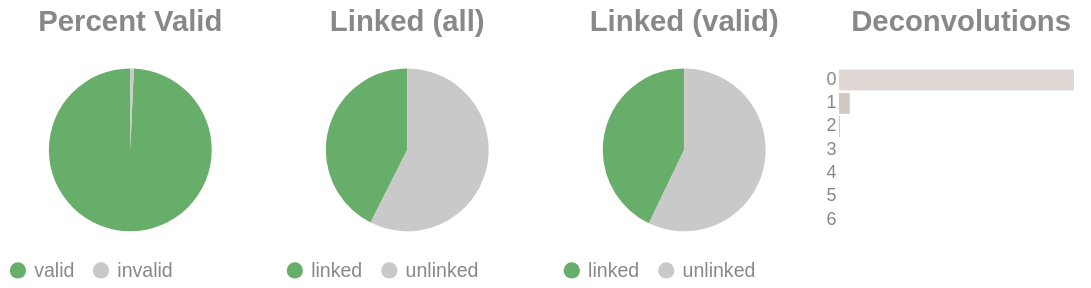

Notebook cell for this chart:
### Code cell
if SKIPLR:
    pass
else:
    clash = Counter()
    for i in valids['molecule'].to_list():
        _mol = i.split("-")
        if len(_mol) == 1:
            clash.update('0')
        else:
            clash.update(_mol[-1])

    _d = {"deconvolutions": [], 'count': []}
    for k,v in clash.items():
        _d['deconvolutions'].append(k)
        _d['count'].append(v)

    tot_valid = valids['reads'].sum()
    mask = valids['reads'] >= 2
    n_linked_reads = valids.filter(mask)['reads'].sum()
    if n_linked_reads == 0:
        print_html("No linked molecules (>=2 reads) were detected; skipping linked-only distributions.")
        SKIPLR = True
    else:
        perc_valid = round(tot_valid / n_reads, 4)
        linked_perc_abs = round(n_linked_reads / n_reads, 4)
        linked_perc = round(n_linked_reads / tot_valid, 4)

    _valid = pl.DataFrame({"valids": ['valid', 'invalid'], "count": [tot_valid, n_reads - tot_valid]})
    _linked_abs = pl.DataFrame({"linked (absolute)": ['linked', 'unlinked'], "count": [n_linked_reads, n_reads - n_linked_reads]})
    _linked_rel = pl.DataFrame({"linked (valids)": ['linked', 'unlinked'], "count": [n_linked_reads, tot_valid - n_linked_reads]})

    (
        alt.hconcat(
            piechart(_valid, goodval = 'valid', title = "Percent Valid"),
            piechart(_linked_abs, goodval = "linked", title =  "Linked (all)"),
            piechart(_linked_rel, goodval = "linked", title =  "Linked (valid)"),
            convolutionbar(pl.DataFrame(_d), title = "Deconvolutions"),
            center = True,
            bounds = 'flush'
        )
        .resolve_scale(color='independent')
        .resolve_legend('independent')
        .properties(usermeta={'embedOptions': {"actions": False}})
    ).display()

### Figure 1 — Vega-Lite specification as saved in the notebook (floating-point values rounded to 4 significant figures)
{"width": "container", "height": 400, "config": {"title": {"anchor": "start", "dy": -15, "fontSize": 18, "color": "#888888", "subtitleColor": "#888888", "subtitleFontSize": 14}, "arc": {"fill": "#0072B2"}, "axis": {"domainColor": "#888888", "domainWidth": 0.5, "gridWidth": 0.2, "grid": false, "titleFontWeight": 400, "titleFontSize": 15, "labelFontSize": 11, "labelColor": "#888888", "tickColor": "#888888", "tickWidth": 0.2, "titleColor": "#888888"}, "axisBand": {"grid": false}, "axisX": {"grid": true, "tickSize": 10, "domainCap": "round"}, "axisY": {"domain": false, "grid": true, "tickSize": 0, "domainCap": "round"}, "background": "transparent", "header": {"labelFontSize": 15, "labelColor": "#888888", "titleFontSize": 15, "titleFontWeight": 600, "titleColor": "#888888"}, "legend": {"labelFont": "sans-serif", "labelFontSize": 12, "labelColor": "#888888", "symbolSize": 100, "symbolType": "circle", "titleFontSize": 12, "titlePadding": 10, "titleColor": "#888888", "title": null}, "range": {"category": ["#E69F00", "#56B4E9", "#009E73", "#F0E442", "#0072B2", "#D55E00", "#CC79A7", "#000000"], "diverging": ["#cfe8f3", "#a2d4ec", "#73bfe2", "#46abdb", "#1696d2", "#12719e"]}, "area": {"fill": "#0072B2", "fillOpacity": 0.7, "line": true, "strokeOpacity": 0.7}, "line": {"color": "#0072B2", "stroke": "#0072B2", "strokeWidth": 2}, "trail": {"color": "#0072B2", "stroke": "#0072B2", "strokeWidth": 0, "size": 1}, "point": {"filled": true, "fillOpacity": 1.0, "size": 95}, "text": {"color": "#888888", "fontSize": 11, "align": "right", "fontWeight": 400, "size": 11}, "bar": {"fill": "#0072B2", "stroke": null}, "view": {"stroke": null, "continuousWidth": 660, "continuousHeight": 400}}, "hconcat": [{"data": {"name": "data-b781527958f1538b2abf5bd3219f5a6b"}, "mark": {"type": "arc"}, "encoding": {"color": {"field": "valids", "legend": {"orient": "bottom", "title": null}, "scale": {"domain": ["valid", "invalid"], "range": ["#68ae6b", "#C9C9C9"]}, "title": "Valids", "type": "nominal"}, "theta": {"field": "count", "type": "quantitative"}, "tooltip": [{"field": "valids", "title": "Valids", "type": "ordinal"}, {"field": "percent", "format": ".2%", "title": "Percent", "type": "quantitative"}, {"field": "count", "title": "Count", "type": "quantitative"}]}, "height": 100, "title": {"text": "Percent Valid", "align": "center", "anchor": "middle"}, "transform": [{"calculate": "datum.count / 8944564", "as": "percent"}], "width": 150}, {"data": {"name": "data-8494680d0d53f137b9032ba94eb6b787"}, "mark": {"type": "arc"}, "encoding": {"color": {"field": "linked (absolute)", "legend": {"orient": "bottom", "title": null}, "scale": {"domain": ["linked", "unlinked"], "range": ["#68ae6b", "#C9C9C9"]}, "title": "Linked (Absolute)", "type": "nominal"}, "theta": {"field": "count", "type": "quantitative"}, "tooltip": [{"field": "linked (absolute)", "title": "Linked (Absolute)", "type": "ordinal"}, {"field": "percent", "format": ".2%", "title": "Percent", "type": "quantitative"}, {"field": "count", "title": "Count", "type": "quantitative"}]}, "height": 100, "title": {"text": "Linked (all)", "align": "center", "anchor": "middle"}, "transform": [{"calculate": "datum.count / 8944564", "as": "percent"}], "width": 150}, {"data": {"name": "data-7085289ee49c4ba33bff2a8fb151c02e"}, "mark": {"type": "arc"}, "encoding": {"color": {"field": "linked (valids)", "legend": {"orient": "bottom", "title": null}, "scale": {"domain": ["linked", "unlinked"], "range": ["#68ae6b", "#C9C9C9"]}, "title": "Linked (Valids)", "type": "nominal"}, "theta": {"field": "count", "type": "quantitative"}, "tooltip": [{"field": "linked (valids)", "title": "Linked (Valids)", "type": "ordinal"}, {"field": "percent", "format": ".2%", "title": "Percent", "type": "quantitative"}, {"field": "count", "title": "Count", "type": "quantitative"}]}, "height": 100, "title": {"text": "Linked (valid)", "align": "center", "anchor": "middle"}, "transform": [{"calculate": "datum.count / 8882433", "as": "percent"}], "width": 150}, {"data": {"name": "data-d6f69660dd09b45b416f918f36a10e94"}, "mark": {"type": "bar"}, "encoding": {"color": {"field": "deconvolutions", "legend": null, "scale": {"scheme": "lightgreyred"}, "type": "nominal"}, "tooltip": [{"field": "deconvolutions", "title": "Deconvolutions", "type": "ordinal"}, {"field": "percent", "format": ".2%", "title": "Percent", "type": "quantitative"}, {"field": "count", "title": "Count", "type": "quantitative"}], "x": {"axis": null, "field": "count", "type": "quantitative"}, "y": {"field": "deconvolutions", "sort": "ascending", "title": null, "type": "nominal"}}, "height": 100, "title": {"text": "Deconvolutions", "align": "center", "anchor": "middle"}, "transform": [{"calculate": "datum.count / 6564107", "as": "percent"}], "width": 150}], "bounds": "flush", "center": true, "resolve": {"legend": {"angle": "independent"}, "scale": {"color": "independent"}}, "usermeta": {"embedOptions": {"actions": false}}, "$schema": "https://vega.github.io/schema/vega-lite/v6.1.0.json", "datasets": {"data-b781527958f1538b2abf5bd3219f5a6b": [{"valids": "valid", "count": 8882433}, {"valids": "invalid", "count": 62131}], "data-8494680d0d53f137b9032ba94eb6b787": [{"linked (absolute)": "linked", "count": 3808087}, {"linked (absolute)": "unlinked", "count": 5136477}], "data-7085289ee49c4ba33bff2a8fb151c02e": [{"linked (valids)": "linked", "count": 3808087}, {"linked (valids)": "unlinked", "count": 5074346}], "data-d6f69660dd09b45b416f918f36a10e94": [{"deconvolutions": "0", "count": 6252177}, {"deconvolutions": "1", "count": 287945}, {"deconvolutions": "2", "count": 21763}, {"deconvolutions": "3", "count": 1994}, {"deconvolutions": "4", "count": 205}, {"deconvolutions": "5", "count": 21}, {"deconvolutions": "6", "count": 2}]}}
